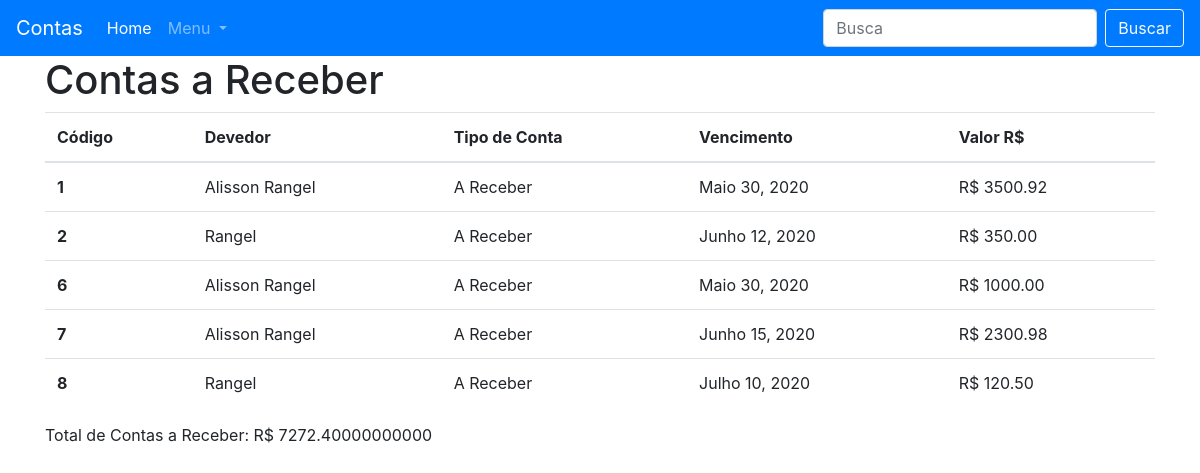
The app's page /contas-receber/ with its own data.
### apps/gestor/models.py (models this page shows, shortened)
class Conta(models.Model):
    TIPO_CONTA_CHOICE = (
        ('RB', 'A Receber'),
        ('PG', 'A Pagar')
    )
    pessoa = models.ForeignKey(Pessoa, verbose_name="Pessoa", on_delete=models.CASCADE)
    tipo_conta = models.CharField(verbose_name="Tipo de conta", max_length=2, choices=TIPO_CONTA_CHOICE)
    vencimento = models.DateField(verbose_name="Vencimento")
    valor = models.DecimalField(verbose_name="Valor R$", max_digits=19, decimal_places=2)
    '''
    def get_total_contas_pagar(self):
        model = self.__class__ # Conta.objects.all()
        total = model.objects.filter(tipo_conta='PG').aggregate(Sum('valor'))
        return total
    '''

class Pessoa(models.Model):
    nome = models.CharField(verbose_name='Nome', max_length=200)
    nascimento = models.DateField(verbose_name='Nascimento')
    cpf = models.CharField(verbose_name='CPF', max_length=14)

### apps/gestor/views.py (the view)
# urls.py: path('contas-receber/', views.lista_contas_receber, name='lista_contas_receber'),
def lista_contas_receber(request):
    contas_receber = Conta.objects.filter(tipo_conta='RB')
    total = contas_receber.aggregate(Sum('valor'))['valor__sum']
    return render(request, 'lista_contas_receber.html', {'contas_receber':contas_receber, 'total': total})

### templates/lista_contas_receber.html
{% extends 'base.html' %} {% block titulo %} Lista de Contas a Receber | {{ block.super }} {% endblock titulo %} {% block corpo %}
<h1>Contas a Receber</h1>
<table class="table table-hover">
    <thead>
        <tr>
            <th scope="col">Código</th>
            <th scope="col">Devedor</th>
            <th scope="col">Tipo de Conta</th>
            <th scope="col">Vencimento</th>
            <th scope="col">Valor R$</th>
        </tr>
    </thead>
    <tbody>
        {% for conta in contas_receber %}
        <tr>
            <th scope="row">{{ conta.id }}</th>
            <td>{{ conta.pessoa.nome }}</td>
            <td>{{ conta.get_tipo_conta_display }}</td>
            <td>{{ conta.vencimento }}</td>
            <td>R$ {{ conta.valor }}</td>
        </tr>
        {% endfor %}
    </tbody>
</table>
<span>Total de Contas a Receber: R$ {{ total }}</span>
{% endblock corpo %}

### records on screen
Conta: id "1", pessoa.nome "Alisson Rangel", tipo_conta "A Receber", vencimento "Maio 30, 2020", valor "3500.92"
Conta: id "2", pessoa.nome "Rangel", tipo_conta "A Receber", vencimento "Junho 12, 2020", valor "350.00"
Conta: id "6", pessoa.nome "Alisson Rangel", tipo_conta "A Receber", vencimento "Maio 30, 2020", valor "1000.00"
Conta: id "7", pessoa.nome "Alisson Rangel", tipo_conta "A Receber", vencimento "Junho 15, 2020", valor "2300.98"
Conta: id "8", pessoa.nome "Rangel", tipo_conta "A Receber", vencimento "Julho 10, 2020", valor "120.50"

### other values on screen
{{ total }} "7272.40000000000"
